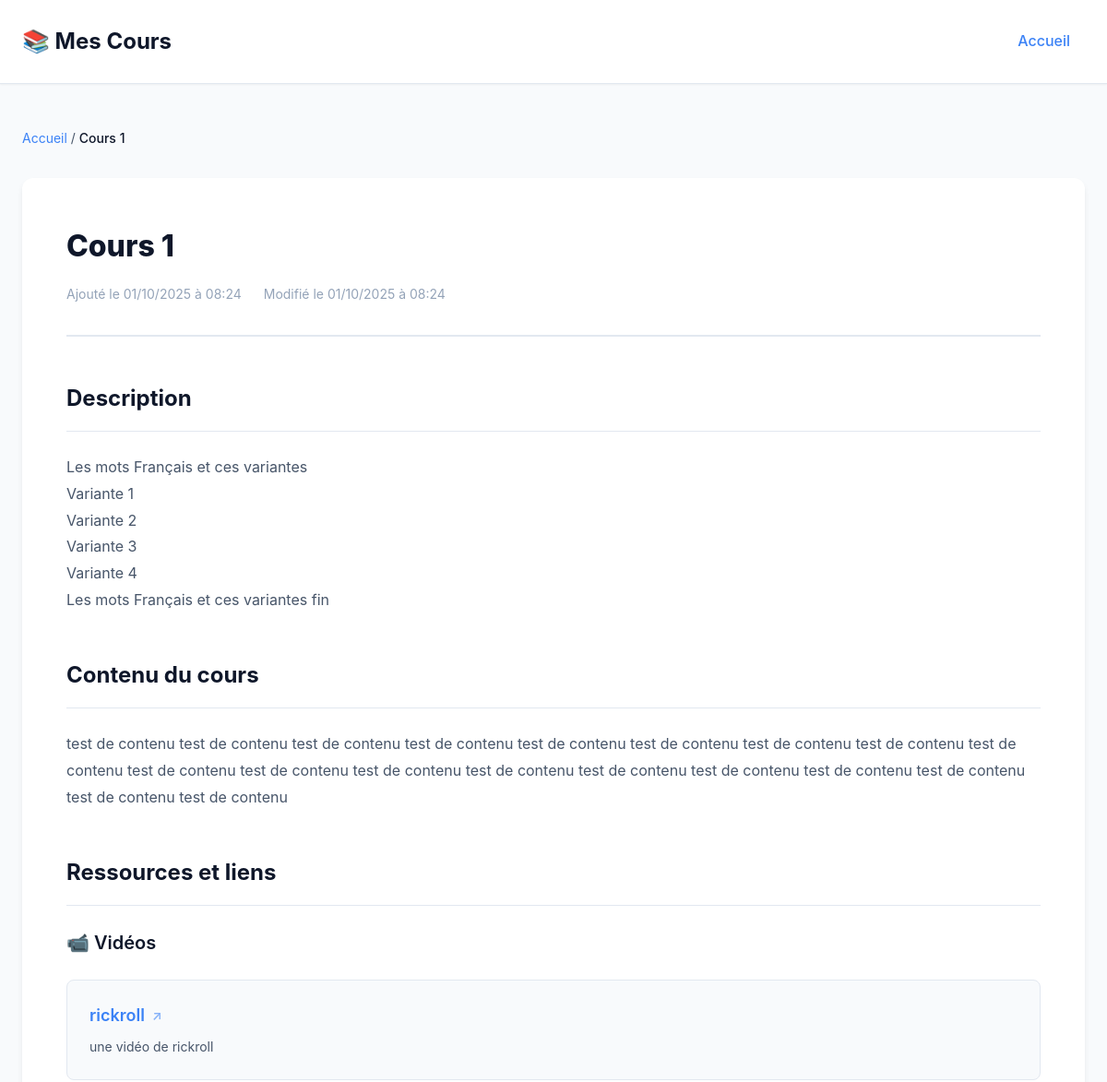
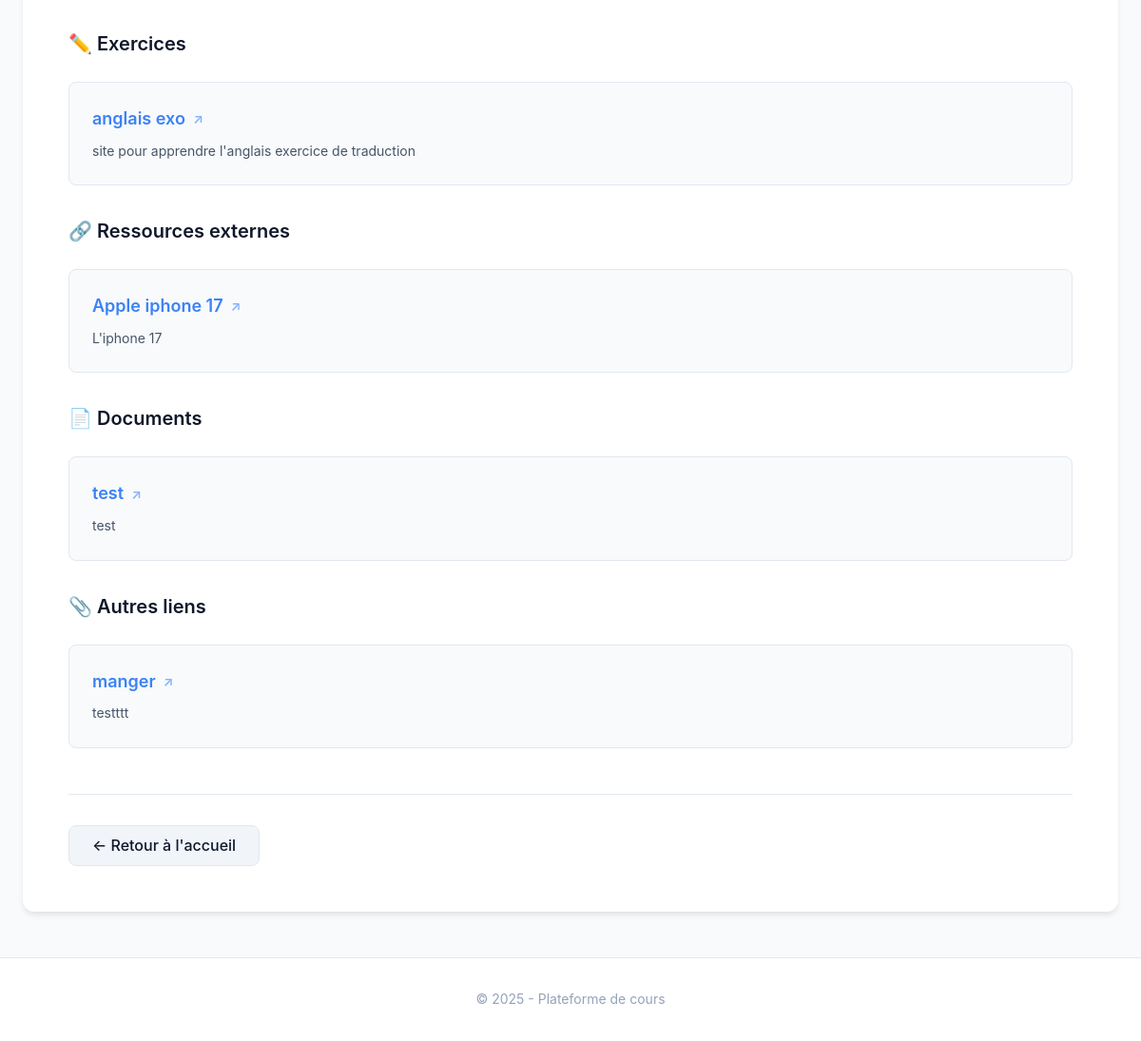
The app's page /cours/2/ with its own data (2 pictures, top to bottom).
### cours/models.py (models this page shows, shortened)
class Cours(models.Model):
    titre = models.CharField(max_length=200)
    description = models.TextField(blank=True)
    contenu = models.TextField(blank=True, help_text="Contenu détaillé du cours")
    date_ajout = models.DateTimeField(auto_now_add=True)
    date_modification = models.DateTimeField(auto_now=True)
    class Meta:
        verbose_name = "Cours"
        verbose_name_plural = "Cours"
        ordering = ['-date_ajout']

class LienCours(models.Model):
    TYPE_CHOICES = [
        ('video', 'Vidéo'),
        ('exercice', 'Exercice'),
        ('document', 'Document'),
        ('ressource', 'Ressource externe'),
        ('autre', 'Autre'),
    ]
    cours = models.ForeignKey(Cours, on_delete=models.CASCADE, related_name='liens')
    titre = models.CharField(max_length=200)
    url = models.URLField()
    type_lien = models.CharField(max_length=20, choices=TYPE_CHOICES, default='autre')
    description = models.TextField(blank=True)
    ordre = models.IntegerField(default=0, help_text="Ordre d'affichage")
    class Meta:
        verbose_name = "Lien"
        verbose_name_plural = "Liens"
        ordering = ['ordre', 'id']

### cours/views.py (the view)
# urls.py: path('cours/<int:id>/', views.detail_cours, name='detail_cours'),
def detail_cours(request, id):
    cours = get_object_or_404(Cours.objects.prefetch_related('liens'), id=id)
    liens_par_type = {}
    for lien in cours.liens.all():
        if lien.type_lien not in liens_par_type:
            liens_par_type[lien.type_lien] = []
        liens_par_type[lien.type_lien].append(lien)
    return render(request, 'detail_cours.html', {
        'cours': cours,
        'liens_par_type': liens_par_type
    })

### cours/templates/detail_cours.html (shortened to what this page needs)
{% extends 'base.html' %}
{% block content %}
<div class="breadcrumb">
    <a href="{% url 'accueil' %}">Accueil</a> / <span>{{ cours.titre }}</span>
</div>
<article class="cours-detail">
    <header class="cours-detail-header">
        <h1>{{ cours.titre }}</h1>
        <div class="cours-meta-info">
            <small>Ajouté le {{ cours.date_ajout|date:"d/m/Y à H:i" }}</small>
            {% if cours.date_modification != cours.date_ajout %}
            <small>Modifié le {{ cours.date_modification|date:"d/m/Y à H:i" }}</small>
            {% endif %}
        </div>
    </header>
    {% if cours.description %}
    <section class="cours-section">
        <h2>Description</h2>
        <div class="cours-content">
            {{ cours.description|linebreaks }}
        </div>
    </section>
    {% endif %}
    {% if cours.contenu %}
    <section class="cours-section">
        <h2>Contenu du cours</h2>
        <div class="cours-content">
            {{ cours.contenu|linebreaks }}
        </div>
    </section>
    {% endif %}
    {% if cours.liens.all %}
    <section class="cours-section">
        <h2>Ressources et liens</h2>
        {% for type_lien, liens in liens_par_type.items %}
        <div class="liens-group">
            <h3 class="liens-group-title">
                {% if type_lien == 'video' %}📹 Vidéos
                {% elif type_lien == 'exercice' %}✏️ Exercices
                {% elif type_lien == 'document' %}📄 Documents
                {% elif type_lien == 'ressource' %}🔗 Ressources externes
                {% else %}📎 Autres liens
                {% endif %}
            </h3>
            <ul class="liens-list">
                {% for lien in liens %}
                <li class="lien-item">
                    <div class="lien-content">
                        <a href="{{ lien.url }}" target="_blank" rel="noopener" class="lien-title">
                            {{ lien.titre }}
                        </a>
                        {% if lien.description %}
                        <p class="lien-description">{{ lien.description }}</p>
                        {% endif %}
                    </div>
                </li>
                {% endfor %}
            </ul>
        </div>
        {% endfor %}
    </section>
    {% endif %}
    <div class="cours-actions">
        <a href="{% url 'accueil' %}" class="btn btn-secondary">← Retour à l'accueil</a>
    </div>
</article>
{% endblock %}

### cours/templates/base.html (shortened to what this page needs)
{% load static %}
<!DOCTYPE html>
<html lang="fr">
<head>
    <link rel="stylesheet" href="{% static 'style.css' %}">
</head>
<body>
    <header class="header">
        <div class="container">
            <h1 class="logo">
                <a href="{% url 'accueil' %}">📚 Mes Cours</a>
            </h1>
            <nav class="nav">
                <a href="{% url 'accueil' %}" class="nav-link">Accueil</a>
            </nav>
        </div>
    </header>
    <main class="main">
        <div class="container">
            {% block content %}
            {% endblock %}
        </div>
    </main>
    <footer class="footer">
        <div class="container">
            <p>&copy; 2025 - Plateforme de cours</p>
        </div>
    </footer>
</body>
</html>

### records on screen
Cours: titre "Cours 1", date_ajout "01/10/2025 à 08:24", date_modification "01/10/2025 à 08:24", description "Les mots Français et ces variantes Variante 1 Variante 2 Variante 3 Variante 4 Les mots Français et ces variantes fin", contenu "test de contenu test de contenu test de contenu test de contenu test de contenu test de contenu test de contenu test de contenu test de contenu test de contenu test de contenu test de contenu test de contenu test de contenu test de contenu test de contenu test de contenu test de contenu test de contenu"
LienCours: type_lien "📹 Vidéos", titre "rickroll", description "une vidéo de rickroll"
LienCours: type_lien "✏️ Exercices", titre "anglais exo", description "site pour apprendre l'anglais exercice de traduction"
LienCours: type_lien "🔗 Ressources externes", titre "Apple iphone 17", description "L'iphone 17"
LienCours: type_lien "📄 Documents", titre "test", description "test"
LienCours: type_lien "📎 Autres liens", titre "manger", description "testttt"
